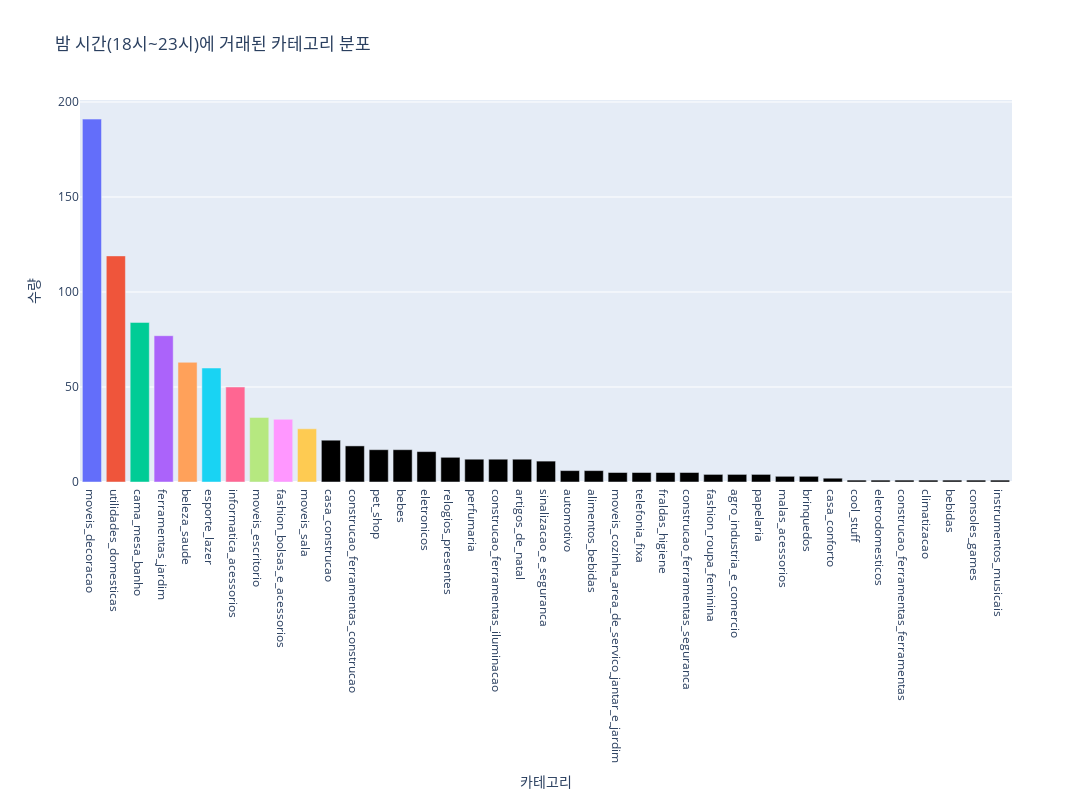

The notebook cell saved with this chart:
### Markdown cell above
#### 밤 시간(18시~23시)에 거래된 카테고리를 분석

### Code cell
# 밤 시간(18시~23시)에 거래된 카테고리를 분석
nighttime_data = repeat_customer_data[(repeat_customer_data['order_purchase_hour'] >= 18) & (repeat_customer_data['order_purchase_hour'] <= 23)]
nighttime_category_count = nighttime_data['product_category_name'].value_counts().reset_index()
nighttime_category_count = nighttime_category_count.rename(columns={'index': 'product_category_name', 'product_category_name': 'product_category_name'})

# 밤 시간(18시~23시)에 거래된 카테고리를 시각화
fig = go.Figure()

# 밤 시간에 거래된 카테고리에 대한 막대 그래프 생성
fig.add_trace(go.Bar(
    x=nighttime_category_count['product_category_name'],
    y=nighttime_category_count['count'],
    marker_color= px.colors.qualitative.Plotly
))

# 레이아웃 설정
fig.update_layout(
    title='밤 시간(18시~23시)에 거래된 카테고리 분포',
    xaxis_title='카테고리',
    yaxis_title='수량',
    # 크기 조정
    width=1600,
    height=800
)
fig.show()

### Figure 1 — Plotly figure (JSON) as saved in the notebook; plotly's stock layout.template omitted (floating-point values rounded to 4 significant figures)
{"data": [{"marker": {"color": ["#636EFA", "#EF553B", "#00CC96", "#AB63FA", "#FFA15A", "#19D3F3", "#FF6692", "#B6E880", "#FF97FF", "#FECB52"]}, "type": "bar", "x": ["moveis_decoracao", "utilidades_domesticas", "cama_mesa_banho", "ferramentas_jardim", "beleza_saude", "esporte_lazer", "informatica_acessorios", "moveis_escritorio", "fashion_bolsas_e_acessorios", "moveis_sala", "casa_construcao", "construcao_ferramentas_construcao", "pet_shop", "bebes", "eletronicos", "relogios_presentes", "perfumaria", "construcao_ferramentas_iluminacao", "artigos_de_natal", "sinalizacao_e_seguranca", "automotivo", "alimentos_bebidas", "moveis_cozinha_area_de_servico_jantar_e_jardim", "telefonia_fixa", "fraldas_higiene", "construcao_ferramentas_seguranca", "fashion_roupa_feminina", "agro_industria_e_comercio", "papelaria", "malas_acessorios", "brinquedos", "casa_conforto", "cool_stuff", "eletrodomesticos", "construcao_ferramentas_ferramentas", "climatizacao", "bebidas", "consoles_games", "instrumentos_musicais"], "y": [191, 119, 84, 77, 63, 60, 50, 34, 33, 28, 22, 19, 17, 17, 16, 13, 12, 12, 12, 11, 6, 6, 5, 5, 5, 5, 4, 4, 4, 3, 3, 2, 1, 1, 1, 1, 1, 1, 1]}], "layout": {"height": 800, "title": {"text": "밤 시간(18시~23시)에 거래된 카테고리 분포"}, "width": 1600, "xaxis": {"title": {"text": "카테고리"}}, "yaxis": {"title": {"text": "수량"}}}}
